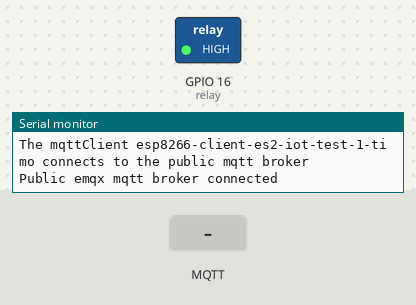
Bench run of a sketch on a simulated ESP8266 (NodeMCU). On the bench: switched loads named in the sketch (green lamp = pin HIGH), the last lines printed to the serial monitor. The test bench sets the inputs (shaded band). WiFi joins after 1.5 s; servers stay silent unless stated; no MQTT or app messages arrive unless stated.

Above: at 2.8 s.
2.9 s: MQTT message "on" arrives on the first subscribed topic
At 3.4 s:
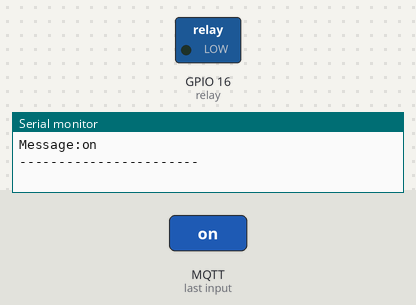
4.4 s: MQTT message "off" arrives on the first subscribed topic
At 5.8 s:
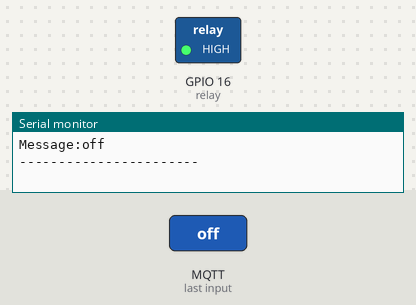
Timing chart, 0 to 7.4 s (numbered marks = the images above; inputs shaded):
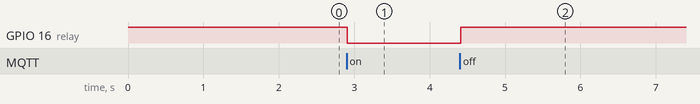

Measured:
- after the input at 2.9 s, GPIO 16 (relay): HIGH → LOW at once
- after the input at 4.4 s, GPIO 16 (relay): LOW → HIGH at once

The sketch:

relay_ethernet.ino
```cpp
// Turn on/off relay when on/off message arrive.

#include <ESP8266WiFi.h>
#include <PubSubClient.h>

// Define area
#define relay 16

// WiFi
const char *ssid = "iPhone X";
const char *password = "012345678";
// MQTT Broker
const char *mqtt_broker = "broker.emqx.io";
const char *subscribe_topic = "/ES2-IOT/test/viotimoteimihaivalva/"; // Topic !!
const char *mqtt_username = "emqx";
const char *mqtt_password = "public";
const int mqtt_port = 1883;
String client_id = "esp8266-client-es2-iot-test-1-timo";

WiFiClient wifiClient;
PubSubClient mqttClient(wifiClient);
String publisher_message;
void setup() {
  // Set software serial baud to 115200;
  pinMode(relay,OUTPUT);
  digitalWrite(relay,HIGH);
  Serial.begin(9600);
  // connecting to a WiFi network
  WiFi.begin(ssid, password);
  while (WiFi.status() != WL_CONNECTED) {
      delay(500);
      Serial.println("Connecting to WiFi..");
  }
  Serial.println("Connected to the WiFi network");
  //connecting to a mqtt broker
  mqttClient.setServer(mqtt_broker, mqtt_port);
  mqttClient.setCallback(subscribe_callback);
  while (!mqttClient.connected()) {
      Serial.printf("The mqttClient %s connects to the public mqtt broker\n", client_id.c_str());
      if (mqttClient.connect(client_id.c_str(), mqtt_username, mqtt_password)) {
          Serial.println("Public emqx mqtt broker connected");
      } else {
          Serial.print("failed with state ");
          Serial.print(mqttClient.state());
          delay(2000);
      }
  }
  // subscribe to topic
  mqttClient.subscribe(subscribe_topic);
}

void loop() {
  mqttClient.loop();
}

void subscribe_callback(char *topic, byte *payload, unsigned int length) {
  Serial.print("Message arrived in topic: ");
  Serial.println(topic);
  Serial.print("Message:");
  publisher_message = "";
  for (int i = 0; i < length; i++) {
      Serial.print((char) payload[i]);
      publisher_message += (char)payload[i];
  }
  relay_on(publisher_message);
  Serial.println();
  Serial.println("-----------------------");
}


void relay_on(String pub_msg)
{
  if(pub_msg == "on"){
    digitalWrite(relay, LOW);
  }

  if(pub_msg == "off"){
    digitalWrite(relay, HIGH);
  }
}
```
